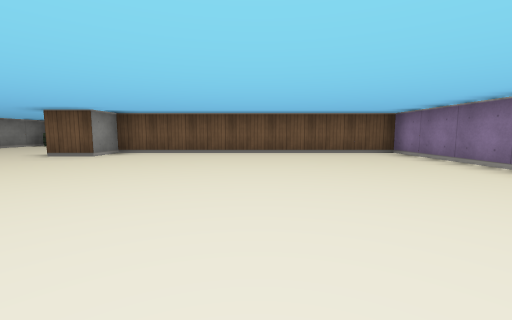
View 1 (above)

17 first-person views from a walk through a cub3D level. The camera is about half as high as the walls, tilts 6° down and sees 90° across. The floor is counted in squares. Each view is taken from the middle of a square. On the plan, view 1 faces up. The plan holds only what a view shows up to about 9 squares ahead; the rest is blank.

View 2
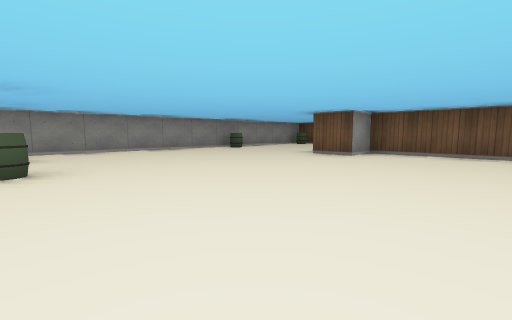

View 3
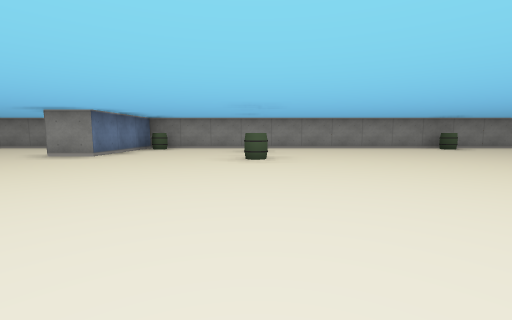

View 4
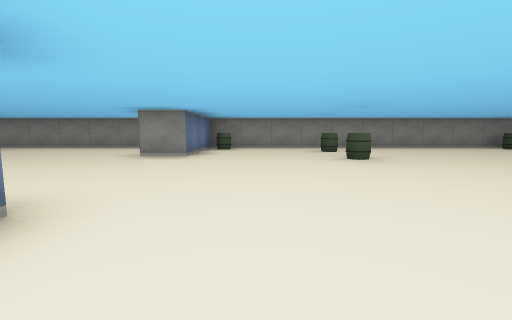

View 5
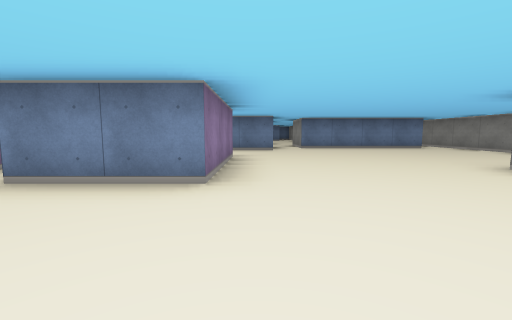

View 6
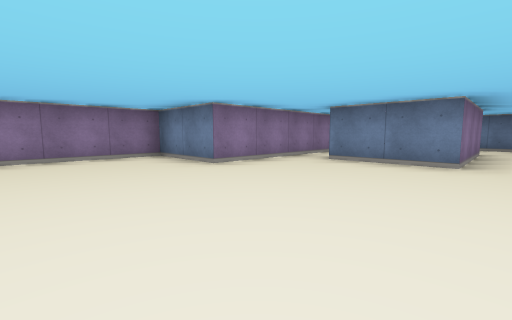

View 7
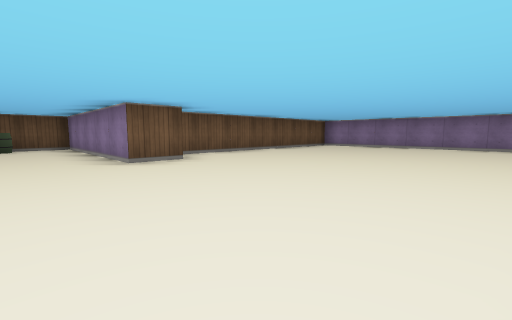

View 8
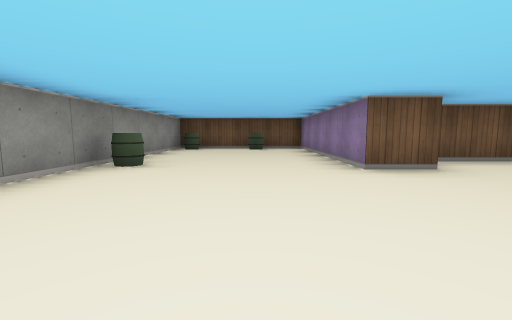

View 9
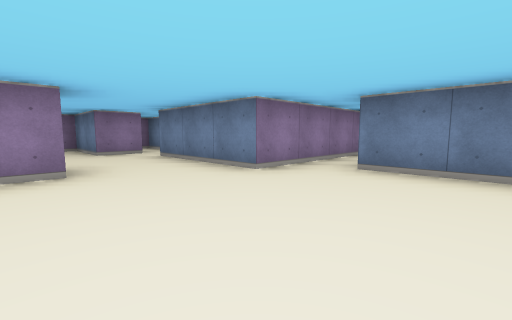

View 10
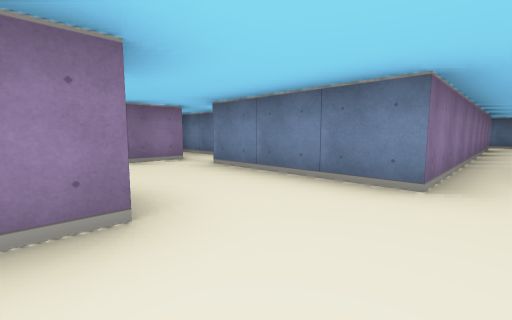

View 11
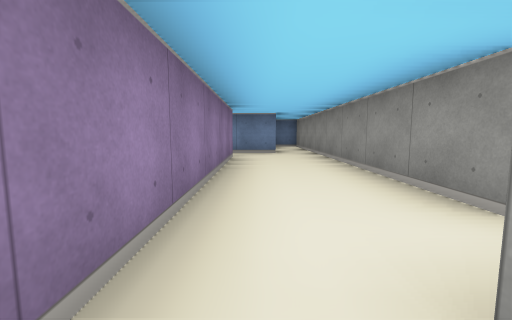

View 12
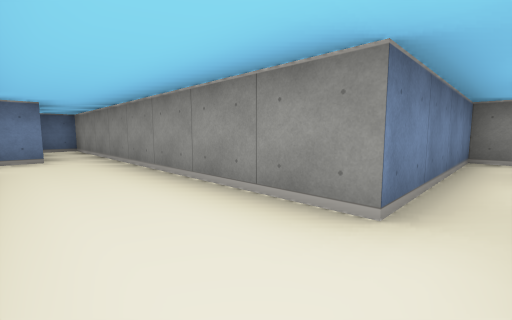

View 13
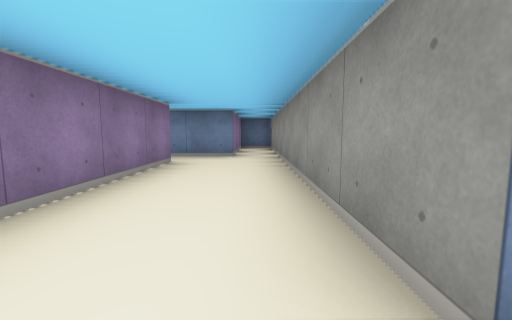

View 14
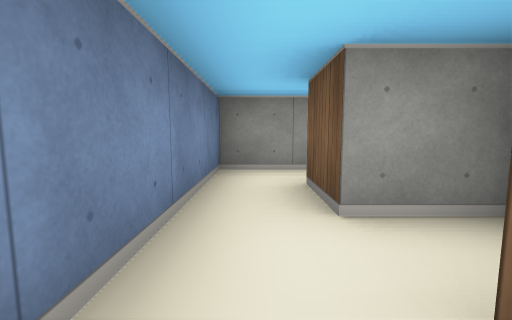

View 15
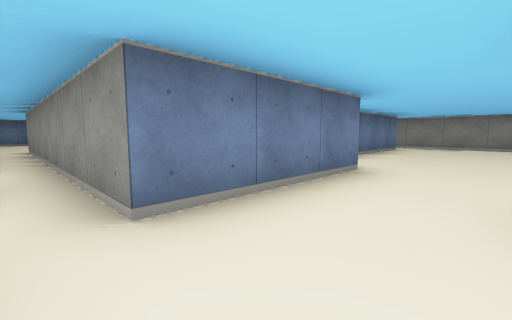

View 16
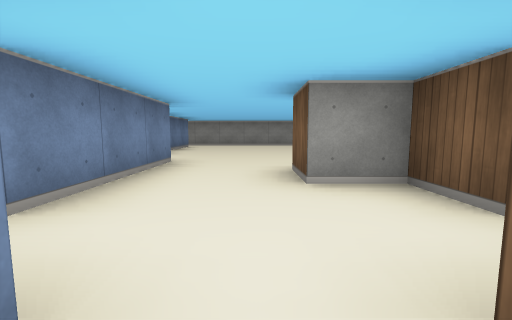

View 17
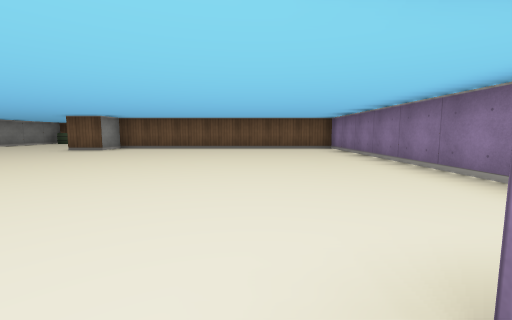

### Floor plan
Points are (right, up) in squares from view 1. A wall is a line through its corners. A room is listed if a view was taken in it or the views show most of it. See-through windows are left out.
Room 1 (views 1, 2, 3, 4, 5, 6, 7, 8, 9, 10, 15, 16, 17)
walls: (0.5, -5.5) (-0.5, -5.5) (-0.5, -6.5) (-1.5, -6.5) (-1.5, -3.5) (0.5, -3.5); (1.5, -5.4) (1.5, -1.5) (3.5, -1.5) (3.5, 6.5) (-3.5, 6.5) (-3.5, 5.5) (-4.5, 5.5) (-4.5, 10.5) (-8.5, 10.5) (-8.5, -3.5) (-5.5, -3.5) (-5.5, -4.5); (-8.5, -5.8) (-8.5, -9.5); (-2.5, -9.5) (-2.5, -8.5) (0.5, -8.5); (1.5, -8.6) (1.5, -7.5) (3.5, -7.5) (3.5, -7.1); (-7.6, -9.5) (-3.5, -9.5)
ways out: opening at (-3, -10.5) to room 2; opening at (-8, -10.5) to room 3; opening at (1, -8)
objects: barrel (-8, -3); barrel (-8, 6); barrel (-8, 10); barrel (-7, 0); barrel (-6, 10); barrel (-5, 0)
Room 2 (views 11, 12, 13)
walls: (-2.5, -16.5) (-2.5, -9.5); (-4.5, -12.5) (-4.5, -20.5) (-3.5, -20.5) (-3.5, -17.5) (-2.1, -17.5); (-3.5, -9.5) (-3.5, -11.5)
ways out: opening at (-3, -10.5) to room 1; opening at (-5, -12) to room 3; opening at (-2, -17)
Room 3 (view 14)
walls: (-6.5, -10.4) (-6.5, -11.5) (-7.5, -11.5); (-8.5, -9.5) (-8.5, -12.5) (-4.5, -12.5)
ways out: opening at (-8, -10.5) to room 1; opening at (-5, -12) to room 2

Where each view was taken, in squares from view 1:
view 1: 0 up, 0 right, facing up
view 2: 0 up, 1 left, facing up-left
view 3: 0 up, 0 right, facing left
view 4: 2 down, 0 right, facing left
view 5: 1 down, 2 left, facing down
view 6: 1 up, 2 left, facing down-right
view 7: 1 up, 6 left, facing up-right
view 8: 2 up, 6 left, facing up
view 9: 6 down, 5 left, facing down-right
view 10: 6 down, 3 left, facing down-right
view 11: 11 down, 3 left, facing down
view 12: 12 down, 3 left, facing down-left
view 13: 12 down, 4 left, facing down
view 14: 12 down, 5 left, facing left
view 15: 7 down, 1 right, facing down-left
view 16: 7 down, 2 right, facing left
view 17: 2 down, 1 right, facing up
